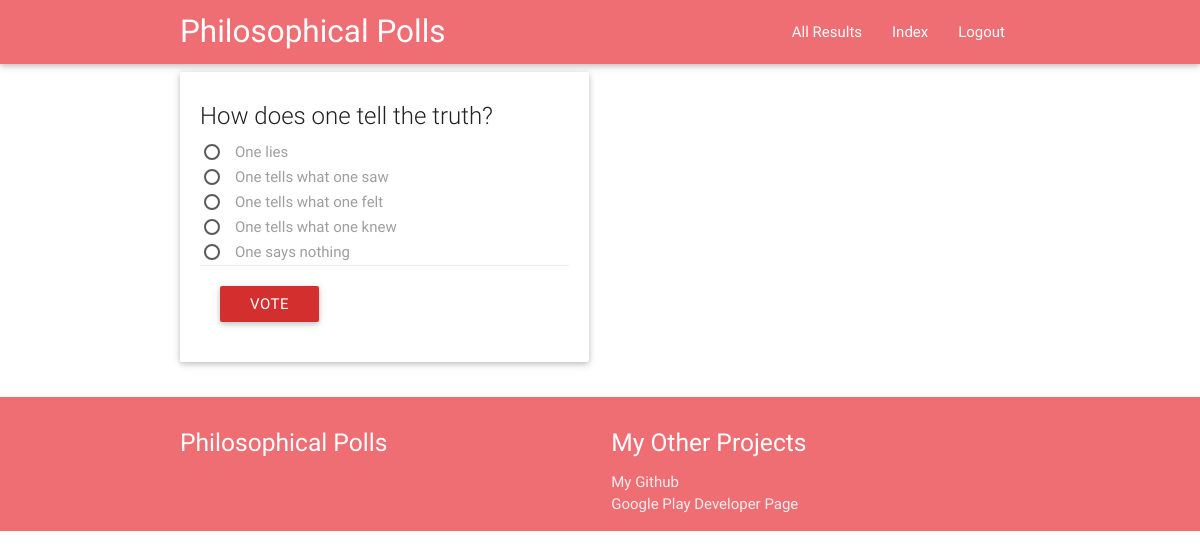
Before: /1/ (signed in) with the older database file.
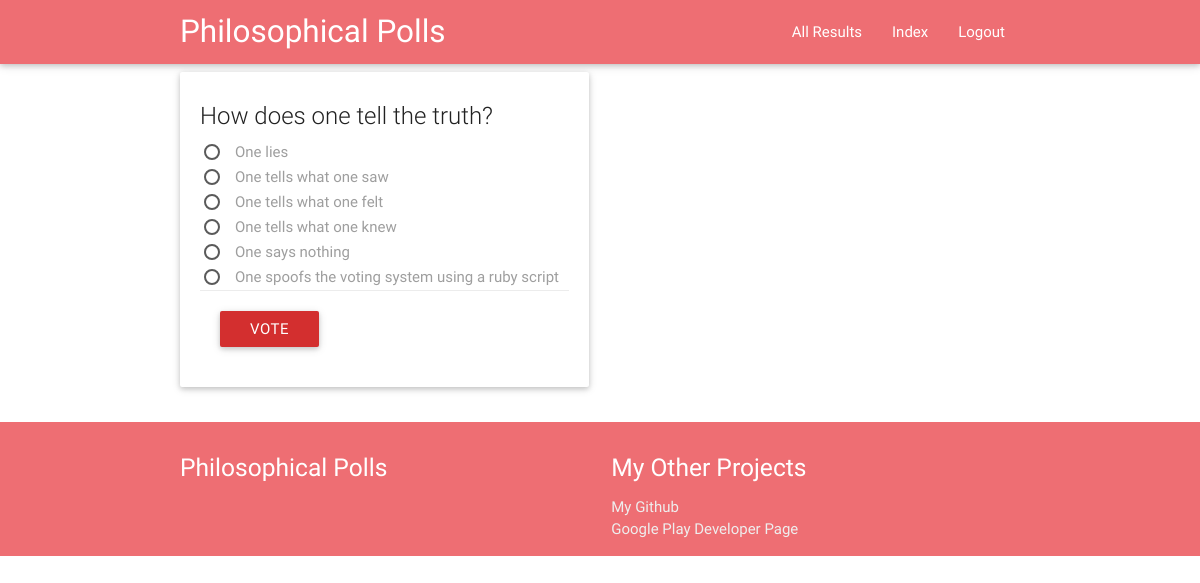
After: the same page with the newer database file.
### polls/models.py (models this page shows, shortened)
class Choice(models.Model):
	question = models.ForeignKey(Question, on_delete=models.CASCADE)
	choice_text = models.CharField(max_length=200)
	votes = models.IntegerField(default=0)

### polls/views.py (the view)
# urls.py: url(r'^(?P<pk>[0-9]+)/$', views.DetailView.as_view(), name='detail'),
class DetailView(LoginRequiredMixin, generic.DetailView):
	model = Question
	template_name = 'polls/detail.html'

### polls/templates/polls/detail.html (shortened to what this page needs)
{% extends 'polls/base.html'%}
{% block body_block %}
<div class="row">
	<div class="col s12 m6">
		<div class="card hoverable">
			<div class="card-content">
				<span class="card-title">{{ question.question_text }}</span>
				<form id="pollform" action="{% url 'polls:vote' question.id %}" method="post">
					{% for choice in question.choice_set.all %}
						<label for="choice{{ forloop.counter }}">{{ choice.choice_text }}</label><br />
					{% endfor %}
					<div class="card-action">
						<a value="Vote" class="waves-effect waves-light btn red darken-2" href="#" onclick="document.getElementById('pollform').submit()">Vote</a>
					</div>
				</form>
			</div>
		</div>
	</div>
</div>
{% endblock %}

Changed rows visible on the page:
added Choice: choice_text "One spoofs the voting system using a ruby script"
